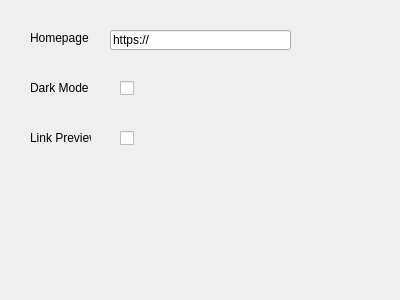
<?xml version="1.0" encoding="UTF-8"?>
<ui version="4.0">
 <class>Window</class>
 <widget class="QWidget" name="Window">
  <property name="geometry">
   <rect>
    <x>0</x>
    <y>0</y>
    <width>400</width>
    <height>300</height>
   </rect>
  </property>
  <property name="windowTitle">
   <string>Settings</string>
  </property>
  <property name="windowIcon">
   <iconset>
    <normaloff>images/logo.png</normaloff>images/logo.png</iconset>
  </property>
  <widget class="QLineEdit" name="hometext">
   <property name="geometry">
    <rect>
     <x>110</x>
     <y>30</y>
     <width>181</width>
     <height>20</height>
    </rect>
   </property>
   <property name="text">
    <string>https://</string>
   </property>
  </widget>
  <widget class="QLabel" name="homelabel">
   <property name="geometry">
    <rect>
     <x>30</x>
     <y>30</y>
     <width>61</width>
     <height>16</height>
    </rect>
   </property>
   <property name="text">
    <string>Homepage</string>
   </property>
   <property name="textFormat">
    <enum>Qt::PlainText</enum>
   </property>
  </widget>
  <widget class="QLabel" name="darklabel">
   <property name="geometry">
    <rect>
     <x>30</x>
     <y>80</y>
     <width>61</width>
     <height>16</height>
    </rect>
   </property>
   <property name="text">
    <string>Dark Mode</string>
   </property>
   <property name="textFormat">
    <enum>Qt::PlainText</enum>
   </property>
  </widget>
  <widget class="QCheckBox" name="darkcheck">
   <property name="geometry">
    <rect>
     <x>120</x>
     <y>80</y>
     <width>70</width>
     <height>17</height>
    </rect>
   </property>
   <property name="text">
    <string/>
   </property>
   <property name="checkable">
    <bool>true</bool>
   </property>
  </widget>
  <widget class="QLabel" name="linkpreviewlabel">
   <property name="geometry">
    <rect>
     <x>30</x>
     <y>130</y>
     <width>61</width>
     <height>16</height>
    </rect>
   </property>
   <property name="text">
    <string>Link Preview</string>
   </property>
   <property name="textFormat">
    <enum>Qt::PlainText</enum>
   </property>
  </widget>
  <widget class="QCheckBox" name="linkpreviewcheck">
   <property name="geometry">
    <rect>
     <x>120</x>
     <y>130</y>
     <width>70</width>
     <height>17</height>
    </rect>
   </property>
   <property name="text">
    <string/>
   </property>
   <property name="checkable">
    <bool>true</bool>
   </property>
   <property name="checked">
    <bool>false</bool>
   </property>
  </widget>
 </widget>
 <resources/>
 <connections/>
</ui>
